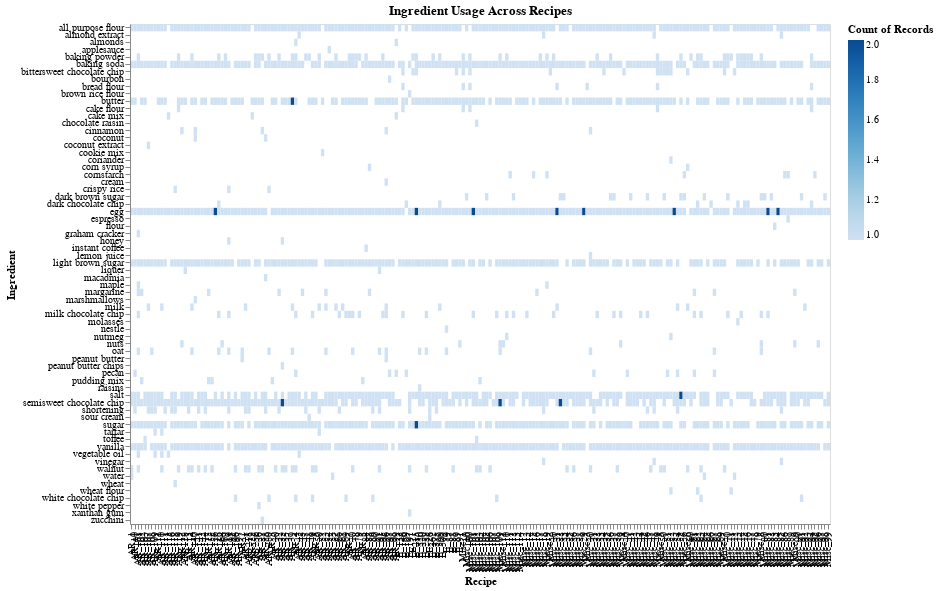

Here is the notebook cell this chart was saved with:
### Code cell
# Altair Heatmap for Ingredient vs. Recipe
heatmap = (
    alt.Chart(df)
    .mark_rect()
    .encode(
        x=alt.X("Recipe_Index:N", title="Recipe"),
        y=alt.Y("Ingredient:N", title="Ingredient"),
        color=alt.Color("count()", scale=alt.Scale(scheme="blues")),
        tooltip=["Recipe_Index", "Ingredient"]
    )
    .properties(title="Ingredient Usage Across Recipes", width=700, height=500)
)

heatmap.show()

### Figure 1 — Vega-Lite specification as saved in the notebook (floating-point values rounded to 4 significant figures; data arrays with more than 128 entries replaced by an {"elided": "..."} marker saying what was removed)
{"config": {"view": {"continuousWidth": 300, "continuousHeight": 300}}, "data": {"name": "data-962bbe8c6061b0e8e06e09a0f621e4cb"}, "mark": {"type": "rect"}, "encoding": {"color": {"aggregate": "count", "scale": {"scheme": "blues"}, "type": "quantitative"}, "tooltip": [{"field": "Recipe_Index", "type": "nominal"}, {"field": "Ingredient", "type": "nominal"}], "x": {"field": "Recipe_Index", "title": "Recipe", "type": "nominal"}, "y": {"field": "Ingredient", "title": "Ingredient", "type": "nominal"}}, "height": 500, "title": "Ingredient Usage Across Recipes", "width": 700, "$schema": "https://vega.github.io/schema/vega-lite/v5.20.1.json", "datasets": {"data-962bbe8c6061b0e8e06e09a0f621e4cb": {"elided": "1990 records"}}}
